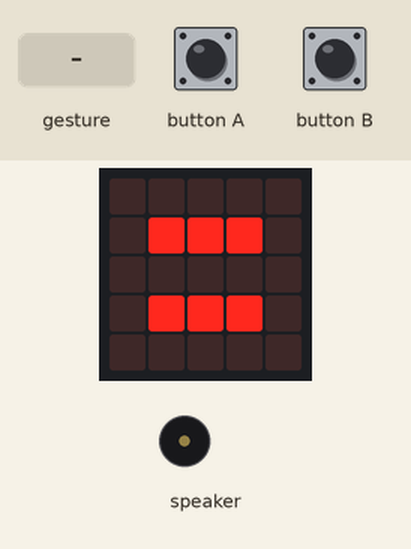
Bench run of a program on a simulated Calliope mini (MakeCode). Parts: the board's 5×5 LED display, buzzer (waves = sounding). The test bench sets the inputs (shaded band). Random numbers come from a fixed seed; a tilt is held for 1.5 s and a shake lasts 1 s, then the board lies face up again.

Above: at 4.5 s.
6.5 s: button B pressed for 0.15 s
At 6.86 s:
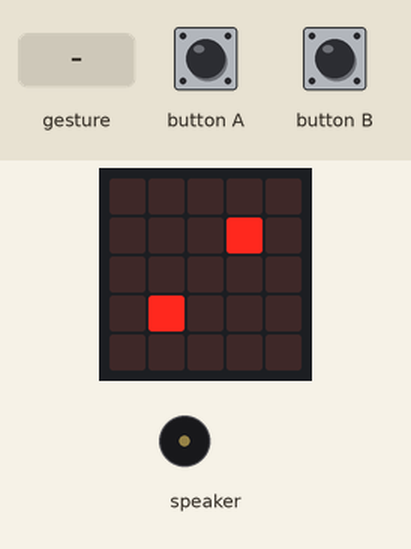
7.2 s: button A pressed for 0.15 s
At 7.26 s:
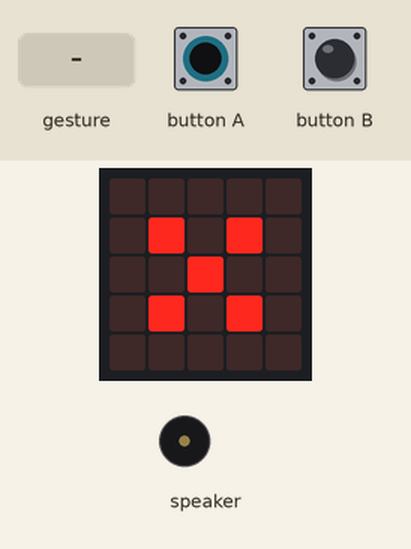
7.9 s: gesture 'screen down'
At 12.5 s:
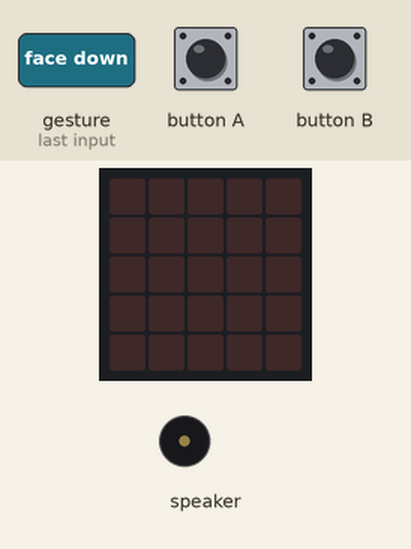
Timing chart, 0 to 14.0 s (numbered marks = the images above; inputs shaded):
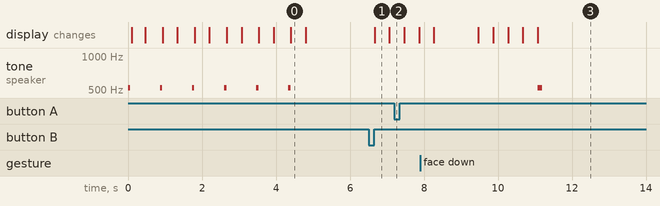

The program:

main.ts
```typescript
input.onGesture(Gesture.ScreenDown, function () {
    Wurf = randint(0, 5)
})
input.onButtonPressed(Button.A, function () {
    basic.showLeds(`
        . . . . .
        . . . . .
        . . . . .
        . . . . .
        . . . . .
        `)
})
input.onButtonPressed(Button.B, function () {
    Wurf = randint(0, 5)
})
let list: Image[] = []
let Wurf = 0
Wurf = 0
let ms_alt = control.millis()
list[0] = images.createImage(`
    . . . . .
    . . . . .
    . . # . .
    . . . . .
    . . . . .
    `)
list[1] = images.createImage(`
    . . . . .
    . . . # .
    . . . . .
    . # . . .
    . . . . .
    `)
list[2] = images.createImage(`
    . . . . .
    . . . # .
    . . # . .
    . # . . .
    . . . . .
    `)
list[3] = images.createImage(`
    . . . . .
    . # . # .
    . . . . .
    . # . # .
    . . . . .
    `)
list[4] = images.createImage(`
    . . . . .
    . # . # .
    . . # . .
    . # . # .
    . . . . .
    `)
list[5] = images.createImage(`
    . . . . .
    . # # # .
    . . . . .
    . # # # .
    . . . . .
    `)
for (let Index = 0; Index <= 5; Index++) {
    music.playTone(523, music.beat(BeatFraction.Eighth))
    list[Index].showImage(0)
    basic.showLeds(`
        . . . . .
        . . . . .
        . . . . .
        . . . . .
        . . . . .
        `)
}
basic.forever(function () {
    if (Wurf > 0) {
        for (let Index2 = 0; Index2 <= 10; Index2++) {
            list[Wurf].showImage(0)
            Wurf = randint(0, 5)
            ms_alt = control.millis()
        }
        music.playTone(523, music.beat(BeatFraction.Quarter))
    }
    Wurf = 0
    if (control.millis() - ms_alt > 10000) {
        basic.showLeds(`
            . . . . .
            . . . . .
            . . . . .
            . . . . .
            . . . . .
            `)
        ms_alt = control.millis()
    }
})
```

test.ts
```typescript
// Hier kann man Tests durchführen; diese Datei wird nicht kompiliert, wenn dieses Paket als Erweiterung verwendet wird.
```

Measured:
- after the input at 6.5 s, the display: changes after 0.16 s (image 1)
- what the display in image 0 shows lasts 0.4 s, from 4.4 s to 4.8 s
